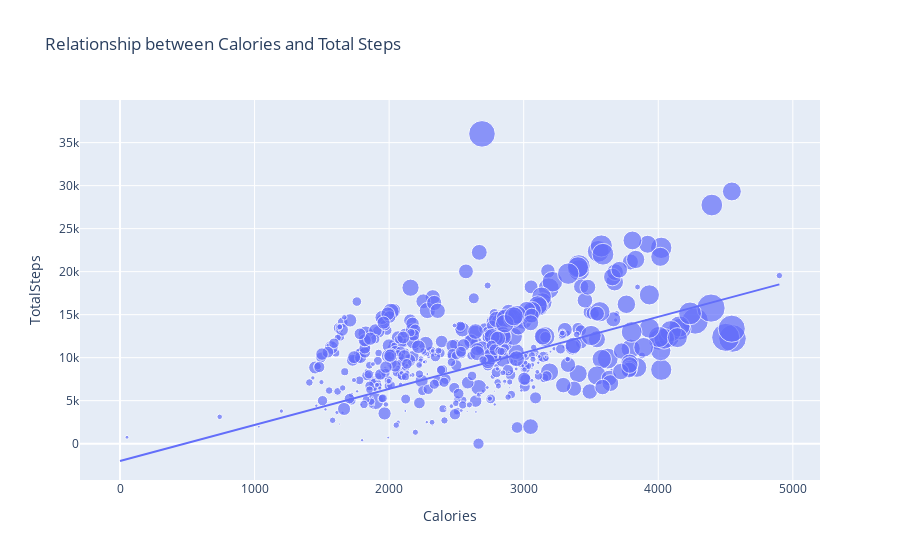

Write notebook code for a chart like this one.
### Code cell
fig = px.scatter(daily_activity, x='Calories', y='TotalSteps', size='VeryActiveMinutes', trendline='ols',
                 title = 'Relationship between Calories and Total Steps'
                )
fig.show()

### Figure 1 — Plotly figure (JSON) as saved in the notebook; plotly's stock layout.template omitted (floating-point values rounded to 4 significant figures; data arrays with more than 128 entries replaced by an {"elided": "..."} marker saying what was removed)
{"data": [{"hovertemplate": "Calories=%{x}<br>TotalSteps=%{y}<br>VeryActiveMinutes=%{marker.size}<extra></extra>", "legendgroup": "", "marker": {"color": "#636efa", "size": {"elided": "940 int values"}, "sizemode": "area", "sizeref": 0.525, "symbol": "circle"}, "mode": "markers", "name": "", "orientation": "v", "showlegend": false, "type": "scatter", "x": {"elided": "940 int values"}, "xaxis": "x", "y": {"elided": "940 int values"}, "yaxis": "y"}, {"hovertemplate": "<b>OLS trendline</b><br>TotalSteps = 4.19039 * Calories + -2015.1<br>R<sup>2</sup>=0.349953<br><br>Calories=%{x}<br>TotalSteps=%{y} <b>(trend)</b><extra></extra>", "legendgroup": "", "marker": {"color": "#636efa", "symbol": "circle"}, "mode": "lines", "name": "", "showlegend": false, "type": "scatter", "x": {"elided": "940 int values"}, "xaxis": "x", "y": {"elided": "940 float values"}, "yaxis": "y"}], "layout": {"legend": {"itemsizing": "constant", "tracegroupgap": 0}, "title": {"text": "Relationship between Calories and Total Steps"}, "xaxis": {"anchor": "y", "domain": [0, 1], "title": {"text": "Calories"}}, "yaxis": {"anchor": "x", "domain": [0, 1], "title": {"text": "TotalSteps"}}}}
